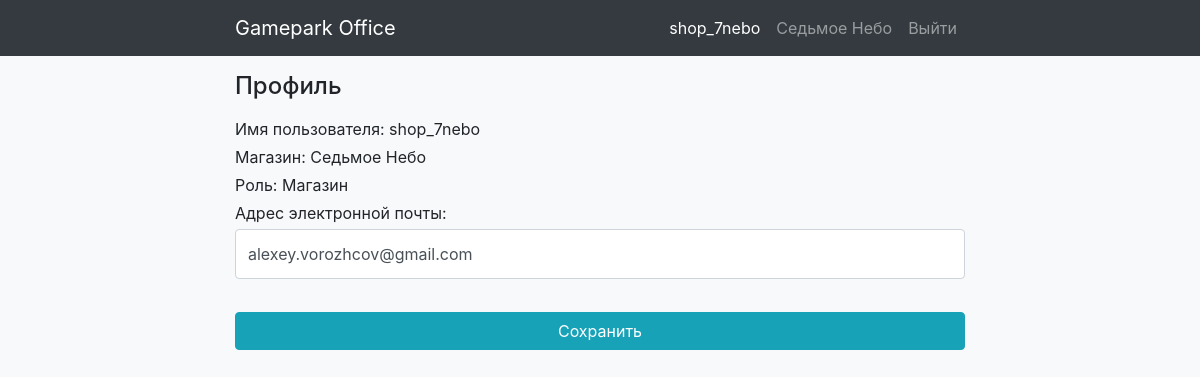
The page /users/profile (signed in) on the database its author committed.
### users/models.py (models this page shows)
class User(AbstractUser):
    email = models.EmailField(blank=True)
    role = models.ForeignKey(Roles, on_delete=models.PROTECT, null=True, default=None)
    shop = models.ForeignKey(Shops, on_delete=models.PROTECT, null=True, default=None, blank=True)

class Shops(models.Model):
    nameshop = models.CharField(max_length=30)
    class Meta:
        verbose_name_plural = "Магазины"
        verbose_name = "Магазин"
    def __str__(self):
        return self.nameshop

class Roles(models.Model):
    namerole = models.CharField(max_length=30)
    work_category = models.ManyToManyField(Category, default=None, blank=True)
    class Meta:
        verbose_name_plural = "Роли"
        verbose_name = "Роль"
    def __str__(self):
        return self.namerole

### users/views.py (the view)
# urls.py: path("profile", profile, name="profile"),
@login_required
def profile(request):
    if request.method=="POST":
        form = UserProfileForm(data=request.POST, files=request.FILES, instance=request.user)
        if form.is_valid():
            form.save()
        return HttpResponseRedirect(reverse('users:profile'))
    else:
        form = UserProfileForm(instance=request.user)
        print(request.user.shop)
    template = "users/profile.html"
    context = {"form": form}
    return render(request, template, context)

### users/forms.py
class UserProfileForm(UserChangeForm):
    name_class = "form-control py-4"
    attrs_for_email = {"class" : name_class}
    email = forms.CharField(widget=forms.EmailInput(attrs=attrs_for_email))
    class Meta:
        model = User
        fields = ("email",)

### users/templates/users/profile.html (shortened to what this page needs)
{% extends 'main_page/base.html' %}
{% load  static %}
{% block css %}
    <link href= {% static 'styles.css' %} rel="stylesheet">
{% endblock css %}
{% block content %}
<div class="row">
        <div class="col-lg-12">
            <h4 class="mt-3 mb-3">Профиль</h4>
            <form action="{% url 'users:profile' %}" method="post" enctype="multipart/form-data">
                <div class="form-row">
                    <div class="col-lg-12">
                        <p class="mb-1">Имя пользователя: {{user.username}}</p>
                    </div>
                    <div class="col-lg-12">
                        <p class="mb-1">Магазин: {{user.shop}} </p>
                    </div>
                    <div class="col-lg-12">
                        <p class="mb-1">Роль: {{user.role}} </p>
                    </div>
                    <div class="col-lg-12">
                        <label class="mb-1" for={{form.email.id_for_input}}>Адрес электронной
                            почты:</label>
                        {{form.email}}
                    </div>
                </div>
                <div class="form-row">
                    <div class="col-lg-12" style="margin-top: 33px;">
                        <input class="btn btn-info btn-block" type="submit" value="Сохранить">
                    </div>
                </div>
            </form>
        </div>
    </div>
{% endblock content %}

### main_page/templates/main_page/base.html (shortened to what this page needs)
{% load static %}
<!DOCTYPE html>
<html lang="en">
<head>
    <link href= {% static '/vendor/bootstrap/css/bootstrap.min.css' %}  rel="stylesheet">
    {% block css %}{% endblock css %}
</head>
<body class="bg-light">
<nav class="navbar navbar-expand-lg navbar-dark bg-dark fixed-top">
    <div class="container">
        <a class="navbar-brand" href="{% url 'main_page:index' %}">Gamepark Office</a>
        <div class="collapse navbar-collapse" id="navbarResponsive">
            <ul class="navbar-nav ml-auto">
                {% if user.is_authenticated %}
                    <li class="nav-item">
                        <a class="nav-link active" href="{% url 'users:profile' %}">{{user.username }} </a>
                    </li>
                    {% if user.shop %}
                        <li class="nav-item">
                        <a class="nav-link" href="{% url 'users:profile' %}">{{user.shop }} </a>
                        </li>
                    {% endif %}
                    <li class="nav-item">
                        <a class="nav-link" href="{% url 'users:logout' %}">Выйти </a>
                    </li>
                {% else %}
                    <li class="nav-item">
                      <a class="nav-link" href="{% url 'users:login' %}">Войти <i class="fas fa-sign-in-alt"></i></a>
                    </li>
                {% endif %}
            </ul>
        </div>
    </div>
</nav>
<div class="container">
    {% block content %} {% endblock content %}
</div>
</body>
</html>

### static/styles.css (style rules this page uses)
body { padding-top: 56px; }
.container { max-width: 760px; margin: auto; }

### rows shown on the page
User: username "shop_7nebo", shop "Седьмое Небо", role "Магазин", email "alexey.vorozhcov@gmail.com"
